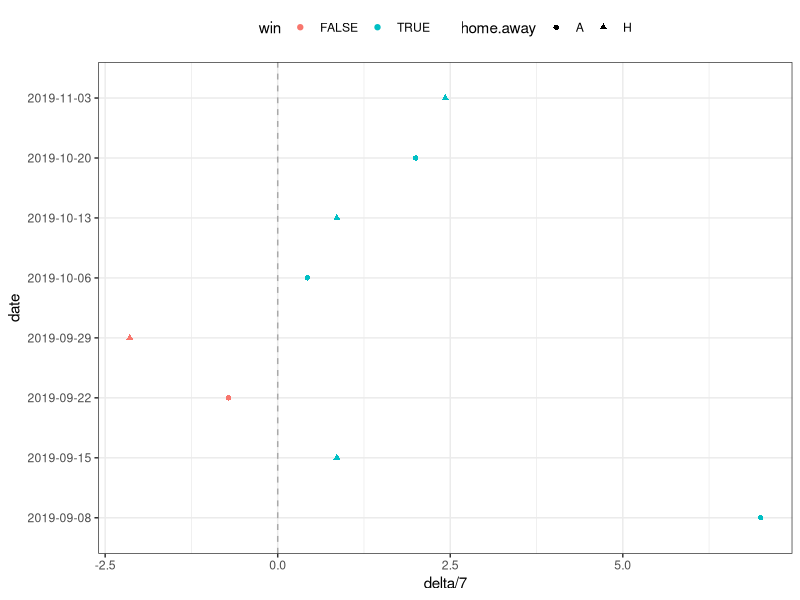
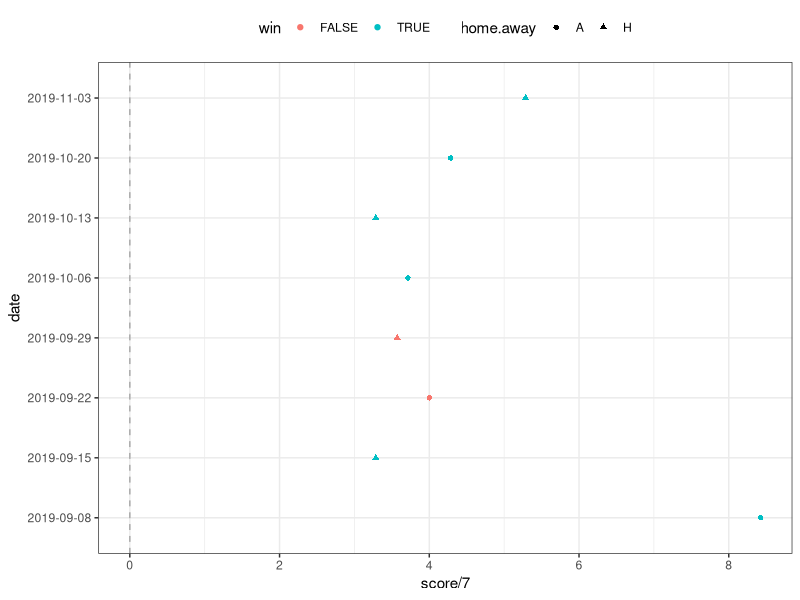

Reproduce these figures in R, in order.
nfl <- read.csv(file = "nfl.csv", sep = ";", as.is = T)
x <- do.call(rbind, strsplit(x = nfl$Date, split = '-'))
nfl$Year <- as.numeric(x[, 1])
nfl$Month <- as.numeric(x[, 2])
nfl$Day <- as.numeric(x[, 3])
rm(x)


team <- "New England Patriots"
team <- "Seattle Seahawks"
team <- "Baltimore Ravens"


x <- nfl[nfl$Year >= 2019 & nfl$Month >= 8, ]
y <- x[x$Away.Team == team, ]
x <- x[x$Home.Team == team, ]

d <- data.frame(data = c(x$Date, y$Date),
                score = c(x$Home.Score, y$Away.Score),
                month = c(x$Month, y$Month),
                day = c(x$Day, y$Day),
                date = c(x$Date, y$Date),
                home.away = rep(x = c("H", "A"), times = c(nrow(x), nrow(y))),
                win = c(x$Home.Score>x$Away.Score, y$Home.Score<y$Away.Score),
                delta = c(x$Home.Score-x$Away.Score, y$Away.Score-y$Home.Score))
d$time <- d$month*d$day
d <- d[order(d$time, decreasing = F), ]


require(ggplot2)
ggplot(data = d)+
  geom_point(aes(y = date, x = delta/7, shape = home.away, col = win))+
  geom_vline(xintercept = 0, linetype = "dashed", col = "darkgray")+
  theme_bw()+
  theme(legend.position = "top")

ggplot(data = d)+
  geom_point(aes(y = date, x = score/7, shape = home.away, col = win))+
  geom_vline(xintercept = 0, linetype = "dashed", col = "darkgray")+
  theme_bw()+
  theme(legend.position = "top")


